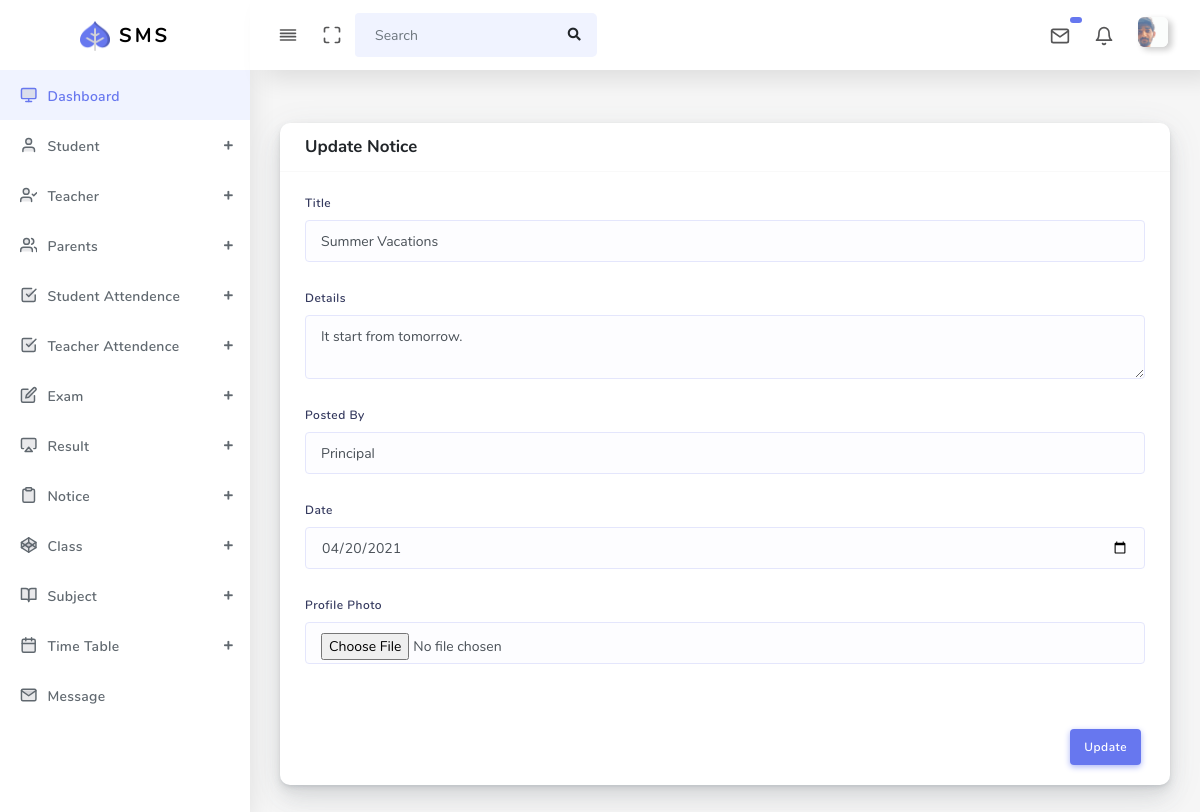
The app's page /Admin/update_notice_admin.php?id=8 (signed in) with its own data.
### tables this page shows
CREATE TABLE `notice` (
  `notice_id` int(11) NOT NULL,
  `notice_title` varchar(255) NOT NULL,
  `notice_details` varchar(255) NOT NULL,
  `notice_posted_by` varchar(255) NOT NULL,
  `notice_poster` varchar(255) NOT NULL,
  `notice_date` varchar(255) NOT NULL
);

### Admin/update_notice_admin.php (the view, shortened to what this page needs)
<?php
include "connection.php";
$id=$_GET['id'];
$displayquery="select * from notice where notice_id='$id'";
$result = mysqli_query($conn,$displayquery);
    while ($row=mysqli_fetch_array($result)) {
        $n_title=$row['notice_title'];
        $n_details=$row['notice_details'];
        $n_posted=$row['notice_posted_by'];
        $n_date=$row['notice_date'];
  }
?>
<!DOCTYPE html>
<html lang="en">
<head>
  <link rel="stylesheet" href="assets/css/app.min.css">
  <link rel="stylesheet" href="assets/css/style.css">
  <link rel="stylesheet" href="assets/css/components.css">
  <link rel="stylesheet" href="assets/css/custom.css">
</head>
<body>
  <div id="app">
    <div class="main-wrapper main-wrapper-1">
      <div class="navbar-bg"></div>
      <?php include "navbar_admin.php";?>
        <?php include "sidebar_admin.php";?>
      <div class="main-content">
        <section class="section">
          <form action="update_data.php" method="POST" name="e_notice" enctype="multipart/form-data">
          <div class="section-body">
            <div class="row">
              <div class="col-12 col-md-12 col-lg-12">
                <div class="card">
                  <div class="card-header">
                    <h4>Update Notice</h4>
                  </div>
                  <div class="card-body">
                    <div class="form-group">
                      <label>Title</label>
                      <input type="text" class="form-control" name="e_title" value="<?php echo $n_title;?>" required>
                    </div>
                    <div class="form-group">
                      <label>Details</label>
                      <textarea class="form-control" name="e_details"  required><?php echo $n_details;?></textarea>
                    </div>
                    <div class="form-group">
                      <label>Posted By</label>
                      <input type="text" class="form-control" name="e_posted" value="<?php echo $n_posted;?>" required>
                     </div>
                    <div class="form-group">
                      <label>Date</label>
                      <input type="date" class="form-control" name="e_date" value="<?php echo $n_date;?>" required>
                    </div>
                    <div class="form-group">
                      <label>Profile Photo</label>
                      <input type="file" class="form-control" name="e_poster">
                    </div>
                  </div>
                  <div class="card-footer text-right">
                    <input type="submit" class="btn btn-primary mr-1" value="Update" name="e_notice">
                  </div>
                </div>
    </div>
  </div>
  </form>
</section>
 <?php include "footer_admin.php";?>

### records on screen
notice: e_title "Summer Vacations", e_details "It start from tomorrow.", e_posted "Principal", e_date "04/20/2021"
